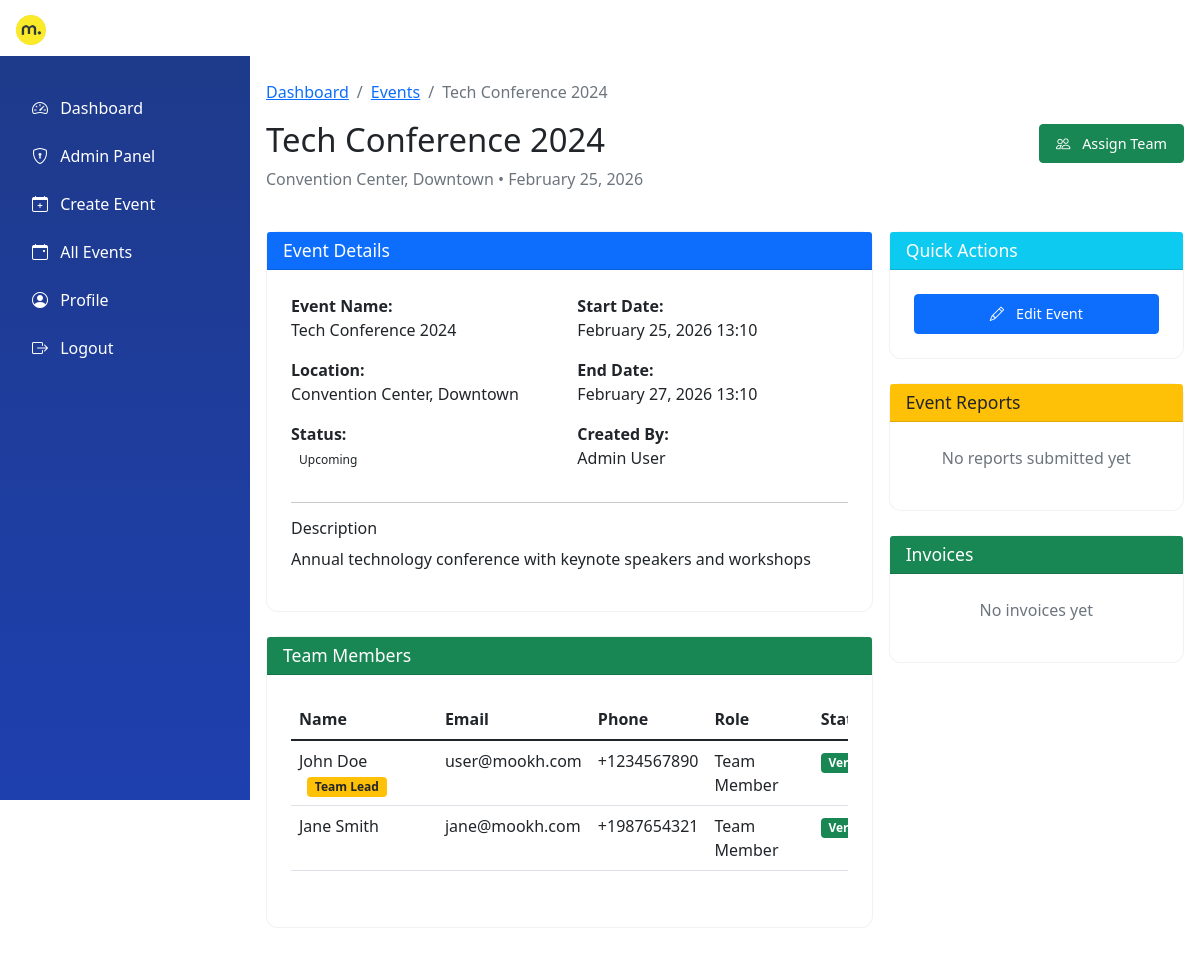
The app's page /events/1/ (signed in) with its own data.
### events/models.py (models this page shows, shortened)
class Event(models.Model):
    EVENT_STATUS = (
        ('upcoming', 'Upcoming'),
        ('ongoing', 'Ongoing'),
        ('completed', 'Completed'),
        ('cancelled', 'Cancelled'),
    )
    name = models.CharField(max_length=200)
    description = models.TextField()
    location = models.CharField(max_length=200)
    start_date = models.DateTimeField()
    end_date = models.DateTimeField()
    status = models.CharField(max_length=20, choices=EVENT_STATUS, default='upcoming')
    created_by = models.ForeignKey(User, on_delete=models.CASCADE)
    created_at = models.DateTimeField(auto_now_add=True)

class EventAssignment(models.Model):
    event = models.ForeignKey(Event, on_delete=models.CASCADE, related_name='assignments')
    team_member = models.ForeignKey(TeamMember, on_delete=models.CASCADE, related_name='event_assignments')
    is_team_lead = models.BooleanField(default=False)
    assigned_at = models.DateTimeField(auto_now_add=True)
    class Meta:
        unique_together = ['event', 'team_member']

### teams/models.py (models this page shows, shortened)
class TeamMember(models.Model):
    user = models.OneToOneField(User, on_delete=models.CASCADE, related_name='team_member')
    phone = models.CharField(max_length=15, unique=True)  # M-Pesa phone number
    id_number = models.CharField(max_length=20, blank=True, null=True)  # National ID
    address = models.TextField()
    shift_rate = models.DecimalField(max_digits=10, decimal_places=2, default=0, validators=[MinValueValidator(0)])
    mpesa_number = models.CharField(max_length=15, default="")  # M-Pesa phone for payments
    mpesa_name = models.CharField(max_length=100, blank=True)  # Name as registered in M-Pesa
    is_verified = models.BooleanField(default=False)
    created_at = models.DateTimeField(auto_now_add=True)

### events/views.py (the view, shortened to what this page needs)
# urls.py: path('events/<int:event_id>/', event_views.event_detail, name='event_detail'),
@login_required
def event_detail(request, event_id):
    event = get_object_or_404(Event, id=event_id)
    assignments = event.assignments.all().select_related('team_member__user')
    is_assigned = False
    is_team_lead = False
    user_assignment = None
    reports = EventReport.objects.filter(event_assignment__event=event)
    invoices = Invoice.objects.filter(event_assignment__event=event)
    context = {
        'event': event,
        'assignments': assignments,
        'reports': reports,
        'invoices': invoices,
        'is_assigned': is_assigned,
        'is_team_lead': is_team_lead,
        'user_assignment': user_assignment,
    }
    return render(request, 'events/event_detail.html', context)

### templates/events/event_detail.html (shortened to what this page needs)
{% extends 'base.html' %}
{% block content %}
<div class="row mb-4">
    <div class="col-12">
        <nav aria-label="breadcrumb">
            <ol class="breadcrumb">
                <li class="breadcrumb-item"><a href="{% url 'dashboard' %}">Dashboard</a></li>
                <li class="breadcrumb-item"><a href="{% url 'event_list' %}">Events</a></li>
                <li class="breadcrumb-item active" aria-current="page">{{ event.name }}</li>
            </ol>
        </nav>
        <div class="d-flex justify-content-between align-items-center">
            <h2 class="mookh-text-primary">{{ event.name }}</h2>
            <div>
                {% if user.is_staff %}
                <a href="{% url 'assign_team_members' event.id %}" class="btn btn-success">
                    <i class="bi bi-people me-2"></i> Assign Team
                </a>
                {% endif %}
            </div>
        </div>
        <p class="text-muted">{{ event.location }} • {{ event.start_date|date:"F d, Y" }}</p>
    </div>
</div>
<div class="row">
    <div class="col-lg-8">
        <div class="card mb-4">
            <div class="card-header bg-primary text-white">
                <h5 class="mb-0">Event Details</h5>
            </div>
            <div class="card-body">
                <div class="row">
                    <div class="col-md-6">
                        <p><strong>Event Name:</strong><br>{{ event.name }}</p>
                        <p><strong>Location:</strong><br>{{ event.location }}</p>
                        <p><strong>Status:</strong><br>
                            <span class="status-badge status-{{ event.status }}">
                                {{ event.get_status_display }}
                            </span>
                        </p>
                    </div>
                    <div class="col-md-6">
                        <p><strong>Start Date:</strong><br>{{ event.start_date|date:"F d, Y H:i" }}</p>
                        <p><strong>End Date:</strong><br>{{ event.end_date|date:"F d, Y H:i" }}</p>
                        <p><strong>Created By:</strong><br>{{ event.created_by.get_full_name }}</p>
                    </div>
                </div>
                {% if event.description %}
                <hr>
                <h6>Description</h6>
                <p>{{ event.description }}</p>
                {% endif %}
            </div>
        </div>
        <div class="card mb-4">
            <div class="card-header bg-success text-white">
                <h5 class="mb-0">Team Members</h5>
            </div>
            <div class="card-body">
                {% if assignments %}
                <div class="table-responsive">
                    <table class="table table-hover">
                        <thead>
                            <tr>
                                <th>Name</th>
                                <th>Email</th>
                                <th>Phone</th>
                                <th>Role</th>
                                <th>Status</th>
                            </tr>
                        </thead>
                        <tbody>
                            {% for assignment in assignments %}
                            <tr>
                                <td>
                                    {{ assignment.team_member.user.get_full_name }}
                                    {% if assignment.is_team_lead %}
                                    <span class="badge bg-warning text-dark ms-2">Team Lead</span>
                                    {% endif %}
                                </td>
                                <td>{{ assignment.team_member.user.email }}</td>
                                <td>{{ assignment.team_member.phone }}</td>
                                <td>Team Member</td>
                                <td>
                                    {% if assignment.team_member.is_verified %}
                                    <span class="badge bg-success">Verified</span>
                                    {% else %}
                                    <span class="badge bg-warning">Pending</span>
                                    {% endif %}
                                </td>
                            </tr>
                            {% endfor %}
                        </tbody>
                    </table>
                </div>
                {% endif %}
            </div>
        </div>
    </div>
    <div class="col-lg-4">
        <div class="card mb-4">
            <div class="card-header bg-info text-white">
                <h5 class="mb-0">Quick Actions</h5>
            </div>
            <div class="card-body">
                <div class="d-grid gap-2">
                    {% if user.is_staff %}
                    <a href="{% url 'admin:events_event_change' event.id %}" class="btn btn-primary">
                        <i class="bi bi-pencil me-2"></i> Edit Event
                    </a>
                    {% endif %}
                </div>
            </div>
        </div>
        <div class="card mb-4">
            <div class="card-header bg-warning text-dark">
                <h5 class="mb-0">Event Reports</h5>
            </div>
            <div class="card-body">
                {% if reports %}
                <div class="list-group">
                    {% for report in reports|slice:":3" %}
                    <div class="list-group-item">
                        <div class="d-flex w-100 justify-content-between">
                            <h6 class="mb-1">{{ report.event_assignment.team_member.user.get_full_name }}</h6>
                            <span class="badge bg-{{ report.status|yesno:'success,warning,danger' }}">
                                {{ report.get_status_display }}
                            </span>
                        </div>
                        <p class="mb-1 small">{{ report.work_summary|truncatechars:60 }}</p>
                        <small class="text-muted">{{ report.submitted_at|date:"M d" }}</small>
                        <div class="mt-2">
                            <a href="{% url 'download_report' report.id %}" class="btn btn-sm btn-outline-primary">
                                <i class="bi bi-download"></i>
                            </a>
                            {% if user.is_staff %}
                            <a href="{% url 'review_report' report.id %}" class="btn btn-sm btn-outline-success">
                                <i class="bi bi-check-circle"></i>
                            </a>
                            {% endif %}
                        </div>
                    </div>
                    {% endfor %}
                </div>
                {% else %}
                <p class="text-muted text-center">No reports submitted yet</p>
                {% endif %}
            </div>
        </div>
        <div class="card">
            <div class="card-header bg-success text-white">
                <h5 class="mb-0">Invoices</h5>
            </div>
            <div class="card-body">
                {% if invoices %}
                <div class="list-group">
                    {% for invoice in invoices|slice:":3" %}
                    <div class="list-group-item">
                        <div class="d-flex w-100 justify-content-between">
                            <h6 class="mb-1">Invoice #{{ invoice.id }}</h6>
                            <span class="badge bg-{{ invoice.status|yesno:'success,warning,info' }}">
                                {{ invoice.get_status_display }}
                            </span>
                        </div>
                        <p class="mb-1 small">{{ invoice.event_assignment.team_member.user.get_full_name }}</p>
                        <p class="mb-1"><strong>Ksh{{ invoice.total_amount }}</strong></p>
                        <div class="mt-2">
                            <a href="{% url 'download_invoice' invoice.id %}" class="btn btn-sm btn-outline-primary">
                                <i class="bi bi-download"></i>
                            </a>
                            {% if user.is_staff and not invoice.is_verified %}
                            <a href="{% url 'verify_invoice' invoice.id %}" class="btn btn-sm btn-outline-success">
                                <i class="bi bi-check-circle"></i>
                            </a>
                            {% endif %}
                        </div>
                    </div>
                    {% endfor %}
                </div>
                {% else %}
                <p class="text-muted text-center">No invoices yet</p>
                {% endif %}
            </div>
        </div>
    </div>
</div>
{% endblock %}

### templates/base.html (style rules this page uses)
:root { --mookh-primary: #1E3A8A; --mookh-secondary: #3B82F6; --mookh-accent: #10B981; --mookh-light: #F8FAFC; --mookh-dark: #1E293B; --sidebar-width: 250px; --sidebar-collapsed-width: 0px; }
* { box-sizing: border-box; }
html { font-size: 16px; -webkit-text-size-adjust: 100%; }
body { overflow-x: hidden; font-size: 1rem; line-height: 1.5; padding-top: 56px; }
h2 { font-size: calc(1.3rem + 1vw); }
h5 { font-size: 1.1rem; }
h6 { font-size: 1rem; }
.card { border-radius: 12px; border: 1px solid rgba(0,0,0,0.05); transition: all 0.3s ease; margin-bottom: 1rem; }
.card-body { padding: 1.25rem; }
@media (min-width: 768px) { .card-body { padding: 1.5rem; } }
.table-responsive { border-radius: 8px; margin-bottom: 1rem; }
.table { min-width: 600px; }
.status-badge { padding: 0.25rem 0.5rem; font-size: 0.75rem; white-space: nowrap; }
.btn { padding: 0.5rem 1rem; font-size: 0.9rem; }
.row { margin-left: -0.5rem; margin-right: -0.5rem; }
.col, [class*="col-"] { padding-left: 0.5rem; padding-right: 0.5rem; }

### records on screen
Event: name "Tech Conference 2024", location "Convention Center, Downtown", start_date "February 25, 2026", status "Upcoming", start_date "February 25, 2026 13:10", end_date "February 27, 2026 13:10", created_by.get_full_name "Admin User", description "Annual technology conference with keynote speakers and workshops"
EventAssignment: team_member.user.get_full_name "John Doe", is_team_lead "Team Lead", team_member.user.email "user@mookh.com", team_member.phone "+1234567890", shows "Verified"
EventAssignment: team_member.user.get_full_name "Jane Smith", team_member.user.email "jane@mookh.com", team_member.phone "+1987654321", shows "Verified"
